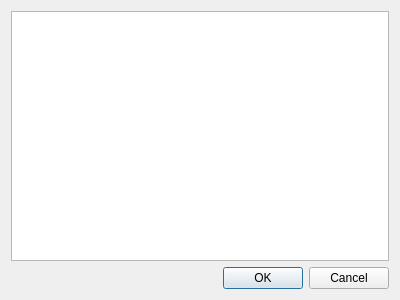
<?xml version="1.0" encoding="UTF-8"?>
<ui version="4.0">
 <class>Dialog</class>
 <widget class="QDialog" name="Dialog">
  <property name="geometry">
   <rect>
    <x>0</x>
    <y>0</y>
    <width>400</width>
    <height>300</height>
   </rect>
  </property>
  <property name="windowTitle">
   <string>Dialog</string>
  </property>
  <layout class="QVBoxLayout" name="verticalLayout">
   <item>
    <widget class="QTableWidget" name="listPlugin">
     <property name="alternatingRowColors">
      <bool>true</bool>
     </property>
     <property name="selectionBehavior">
      <enum>QAbstractItemView::SelectRows</enum>
     </property>
     <property name="showGrid">
      <bool>false</bool>
     </property>
     <property name="cornerButtonEnabled">
      <bool>true</bool>
     </property>
     <attribute name="horizontalHeaderVisible">
      <bool>false</bool>
     </attribute>
     <attribute name="horizontalHeaderHighlightSections">
      <bool>true</bool>
     </attribute>
     <attribute name="verticalHeaderVisible">
      <bool>false</bool>
     </attribute>
     <column>
      <property name="text">
       <string>Name</string>
      </property>
     </column>
     <column>
      <property name="text">
       <string>Extension</string>
      </property>
     </column>
    </widget>
   </item>
   <item>
    <widget class="QDialogButtonBox" name="buttonBox">
     <property name="orientation">
      <enum>Qt::Horizontal</enum>
     </property>
     <property name="standardButtons">
      <set>QDialogButtonBox::Cancel|QDialogButtonBox::Ok</set>
     </property>
    </widget>
   </item>
  </layout>
 </widget>
 <resources/>
 <connections>
  <connection>
   <sender>buttonBox</sender>
   <signal>accepted()</signal>
   <receiver>Dialog</receiver>
   <slot>accept()</slot>
   <hints>
    <hint type="sourcelabel">
     <x>248</x>
     <y>254</y>
    </hint>
    <hint type="destinationlabel">
     <x>157</x>
     <y>274</y>
    </hint>
   </hints>
  </connection>
  <connection>
   <sender>buttonBox</sender>
   <signal>rejected()</signal>
   <receiver>Dialog</receiver>
   <slot>reject()</slot>
   <hints>
    <hint type="sourcelabel">
     <x>316</x>
     <y>260</y>
    </hint>
    <hint type="destinationlabel">
     <x>286</x>
     <y>274</y>
    </hint>
   </hints>
  </connection>
 </connections>
</ui>
